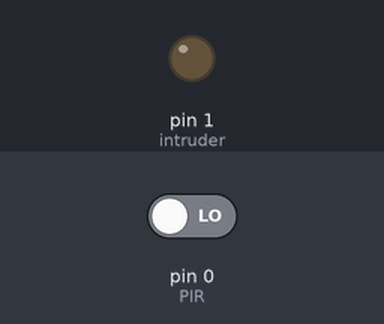
The sketch below on a simulated Arduino Uno, built with avr-gcc and run on an emulated ATmega328P. Shown: output pins drawn as LEDs (lit = HIGH). The test bench sets the inputs (shaded band); at power-on: pin 0 (PIR) LOW.

Above: at 1.2 s.
1.3 s: pin 0 (PIR) driven HIGH
At 1.6 s:
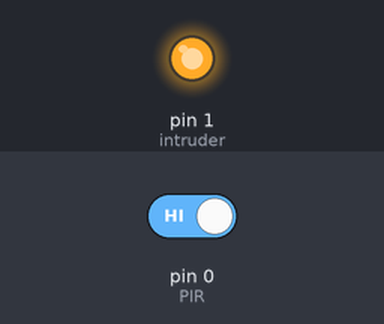
2.8 s: pin 0 (PIR) driven LOW
At 4.0 s:
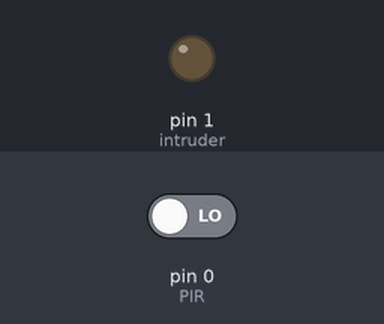
Timing chart, 0 to 5.8 s (numbered marks = the images above; inputs shaded):
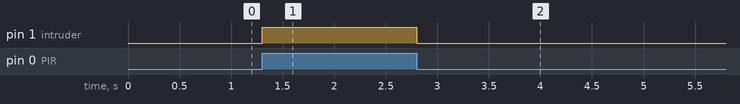

The sketch:

sketch_jul15a.ino
```cpp
//ATtiny Code

const int PIR = 0;     // PB0 (PIR sensor input)
const int intruder = 1; // PB1 (output to Arduino)


void setup() {
  pinMode(PIR, INPUT);
  pinMode(intruder, OUTPUT);

  // Initialize outputs
  digitalWrite(intruder, LOW);
}

void loop() {
  delay(25);

  // PIR sensor handling
  if (digitalRead(PIR) == HIGH) {
    digitalWrite(intruder, HIGH);
  } else {
    digitalWrite(intruder, LOW);
  }
}
```

Measured:
- after the input at 1.3 s, pin 1 (intruder): LOW → HIGH at once
- after the input at 2.8 s, pin 1 (intruder): HIGH → LOW at once
